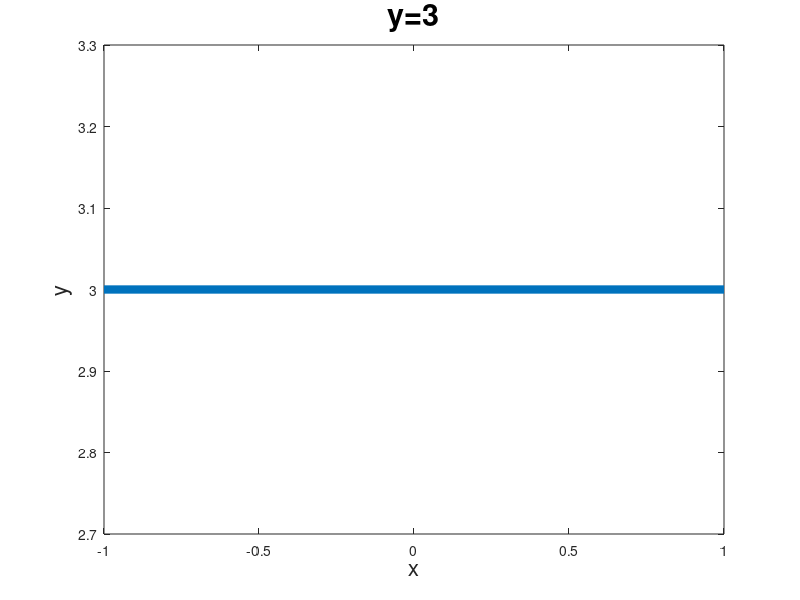
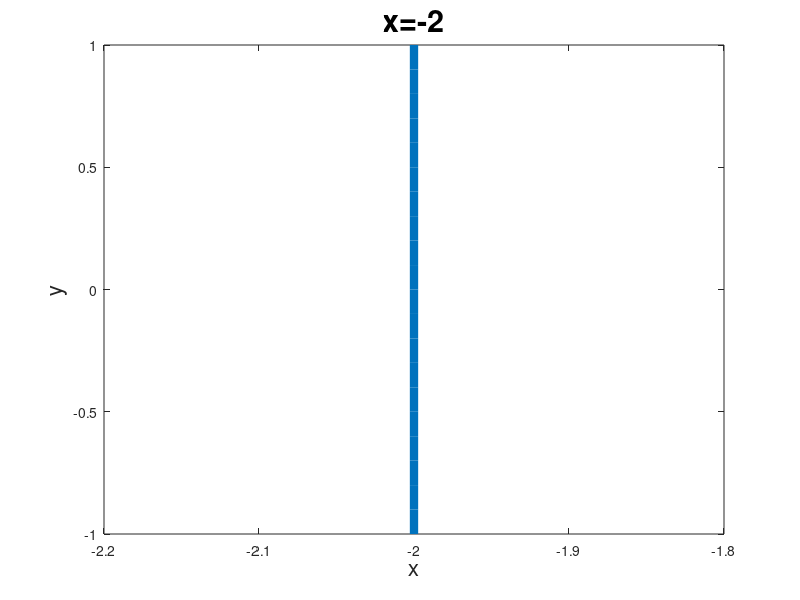
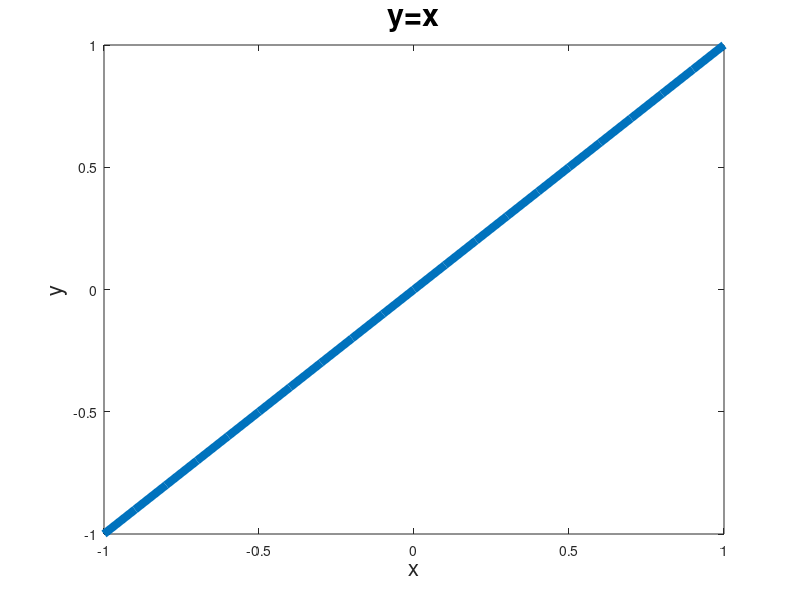
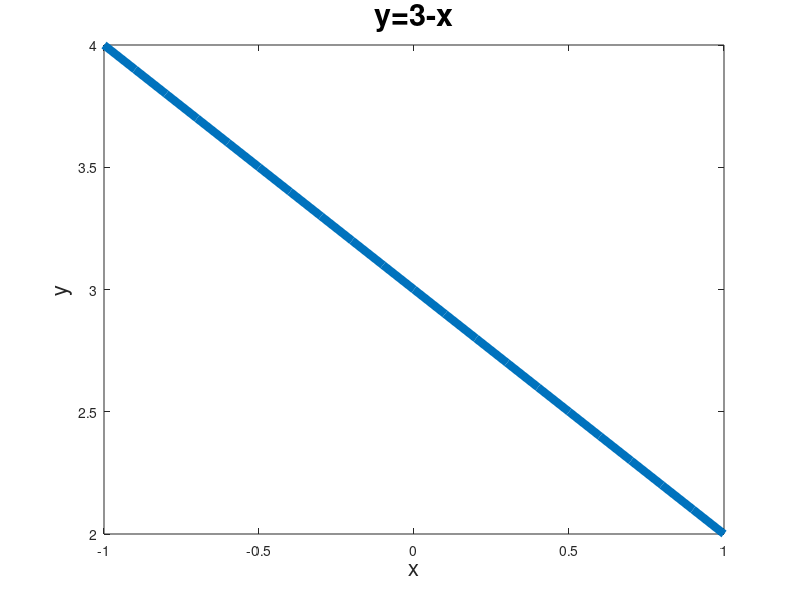

Recreate these plots in MATLAB, in order.
% ----------------------------------------------------
% Problem 1 - Plot the following on 2D plots
% ----------------------------------------------------
% a) y=3
figure;
x = -1:.1:1; y = zeros(length(x),1)+3;
plot(x,y,'Linewidth',6); title('y=3','Fontsize',22);
xlabel('x','Fontsize',16);ylabel('y','Fontsize',16);
saveas(gcf,'1a.png')
% b) x=-2
figure;
y = -1:.1:1; x = zeros(length(x),1)-2;
plot(x,y,'Linewidth',6); title('x=-2','Fontsize',22);
xlabel('x','Fontsize',16);ylabel('y','Fontsize',16);
saveas(gcf,'1b.png')
% c) y=x
figure;
x = -1:.1:1; y = x;
plot(x,y,'Linewidth',6); title('y=x','Fontsize',22);
xlabel('x','Fontsize',16);ylabel('y','Fontsize',16);
saveas(gcf,'1c.png')
% d) y=3-x
figure;
x = -1:.1:1; y = 3-x;
plot(x,y,'Linewidth',6); title('y=3-x','Fontsize',22);
xlabel('x','Fontsize',16);ylabel('y','Fontsize',16);
saveas(gcf,'1d.png')
% e) y=x^3
figure;
x = -1:.1:1; y = x.^3;
plot(x,y,'Linewidth',6); title('y=x^3','Fontsize',22);
xlabel('x','Fontsize',16);ylabel('y','Fontsize',16);
saveas(gcf,'1e.png')
% f) y=e^x
figure;
x = -1:.1:1; y = exp(x);
plot(x,y,'Linewidth',6); title('y=e^x','Fontsize',22);
xlabel('x','Fontsize',16);ylabel('y','Fontsize',16);
saveas(gcf,'1f.png')
% g) y=lnx
figure;
x = 0:.1:1; y = log(x); % Note log(x) = ln(x)
plot(x,y,'Linewidth',6); title('y=lnx','Fontsize',22);
xlabel('x','Fontsize',16);ylabel('y','Fontsize',16);
saveas(gcf,'1g.png')
% h) y=sqrt(x)
figure;
x = 0:.1:1; y = sqrt(x);
plot(x,y,'Linewidth',6); title('y=x^{1/2}','Fontsize',22);
xlabel('x','Fontsize',16);ylabel('y','Fontsize',16);
saveas(gcf,'1h.png')
% i) x=y^2
figure;
y = -1:.1:1; x = y.^2;
plot(x,y,'Linewidth',6); title('x=y^2','Fontsize',22);
xlabel('x','Fontsize',16);ylabel('y','Fontsize',16);
saveas(gcf,'1i.png')
% j) y=1/x
figure;
x = -1:.1:1; y = 1./x;
plot(x,y,'Linewidth',6); title('y=1/x','Fontsize',22);
xlabel('x','Fontsize',16);ylabel('y','Fontsize',16);
saveas(gcf,'1j.png')

% ----------------------------------------------------
% Problem 2 - Plot level curves of the following
% ----------------------------------------------------
zs = -3:3;
% a) z=y
figure;
x = -1:.1:1;
for z=zs
   y=zeros(1,length(x))+z;
   plot(x,y,'Linewidth',6);hold on;
end
title('z=y','Fontsize',22); 
xlabel('x','Fontsize',18);ylabel('y','Fontsize',18);
saveas(gcf,'2a.png')
% b) z=1-x-y
figure;
x = -1:.1:1;
for z=zs
   y=1-zeros(1,length(x))-z-x;
   plot(x,y,'Linewidth',6);hold on;
end
title('z=1-x-y','Fontsize',22); 
xlabel('x','Fontsize',18);ylabel('y','Fontsize',18);
saveas(gcf,'2b.png')
% c) z^2=x^2+y^2
figure;
x = -3:.00001:3;
for z=zs
   col = [rand(1),rand(1),rand(1)]; 
   % Plot top of circle
   y=sqrt((zeros(1,length(x))-z).^2-x.^2);
   y(real(y)==0)=NaN;
   plot(x,y,'Linewidth',6,'Color',col);hold on;
   % Plot bottom of circle
   y=-sqrt((zeros(1,length(x))-z).^2-x.^2);
   y(real(y)==0)=NaN;
   plot(x,y,'Linewidth',6,'Color',col);hold on;
end
title('z^2=x^2+y^2','Fontsize',22); 
xlabel('x','Fontsize',18);ylabel('y','Fontsize',18);
saveas(gcf,'2c.png')
% d) x^2+y^2+z^2=9
figure;
x = -3:.00001:3;
for z=zs
   col = [rand(1),rand(1),rand(1)];
   % Plot top of circle
   y=sqrt(9-(zeros(1,length(x))-z).^2-x.^2);
   y(real(y)==0)=NaN;
   plot(x,y,'Linewidth',6,'Color',col);hold on;
   % Plot bottom of circle
   y=-sqrt(9-(zeros(1,length(x))-z).^2-x.^2);
   y(real(y)==0)=NaN;
   plot(x,y,'Linewidth',6,'Color',col);hold on;
end
title('x^2+y^2+z^2=9','Fontsize',22); 
xlabel('x','Fontsize',18);ylabel('y','Fontsize',18);
saveas(gcf,'2d.png')






% ----------------------------------------------------
% Problem 3 - Plot the plane traces
% ----------------------------------------------------
% a) x+2y+3z=6
a = -1:.1:1; figure;
% Plot xy trace
x = a; y = (1/2)*(6-x);
subplot(1,3,1);
plot(x,y,'Linewidth',5);
title('xy Trace','Fontsize',18);
% Plot xz trace
x = a; z = (1/3)*(6-x);
subplot(1,3,2);
plot(x,z,'Linewidth',5);
title('xz Trace','Fontsize',18);
% Plot yz trace
y = a; z = (1/3)*(6-2*y);
subplot(1,3,3); 
plot(y,z,'Linewidth',5);
title('yz Trace','Fontsize',18);
set(gcf, 'Position', [100 200 600 200])
saveas(gcf,'3a.png');

% b) z=x^2+y^2
a = -1:.1:1; figure;
% Plot xy trace
x = 0; 
subplot(1,3,1);
plot(x,sqrt(-x.^2),'Linewidth',5);hold on;
plot(x,-sqrt(-x.^2),'Linewidth',5);
title('xy Trace','Fontsize',18);
% Plot xz trace
x = a; z = x.^2;
subplot(1,3,2);
plot(x,z,'Linewidth',5);
title('xz Trace','Fontsize',18);
% Plot yz trace
y = a; z = y.^2;
subplot(1,3,3); 
plot(y,z,'Linewidth',5);
title('yz Trace','Fontsize',18);
set(gcf, 'Position', [100 200 600 200])
saveas(gcf,'3b.png');

% c) z=y^2-x^2
a = -1:.1:1; figure;
% Plot xy trace
x = a;  
subplot(1,3,1);
plot(x,sqrt(x.^2),'Linewidth',5);hold on;
plot(x,-sqrt(x.^2),'Linewidth',5);
title('xy Trace','Fontsize',18);
% Plot xz trace
x = a; z = -x.^2;
subplot(1,3,2);
plot(x,z,'Linewidth',5);
title('xz Trace','Fontsize',18);
% Plot yz trace
y = a; z = y.^2;
subplot(1,3,3); 
plot(y,z,'Linewidth',5);
title('yz Trace','Fontsize',18);
set(gcf, 'Position', [100 200 600 200])
saveas(gcf,'3c.png');

% d) z^2=x^2+y^2
a = -1:.1:1; figure;
% Plot xy trace
x = a; 
subplot(1,3,1);
plot(0,0,'Linewidth',5);
title('xy Trace','Fontsize',18);
% Plot xz trace
x = a; 
subplot(1,3,2); 
plot(x,sqrt(x.^2), 'Linewidth',5); hold on;
plot(x,-sqrt(x.^2),'Linewidth',5);
title('xz Trace','Fontsize',18);
% Plot yz trace
y = a; z = y.^2;
subplot(1,3,3); 
plot(y,sqrt(y.^2), 'Linewidth',5); hold on;
plot(y,-sqrt(y.^2),'Linewidth',5);
title('yz Trace','Fontsize',18);
set(gcf, 'Position', [100 200 600 200])
saveas(gcf,'3d.png');


% ----------------------------------------------------
% Problem 4 - Plot the following on 3D plots
% ----------------------------------------------------
% a) y=3
figure;
[x,z] = meshgrid(-1:.1:1); y = zeros(size(x))+2;
surf(x,y,z); title('y=3','Fontsize',22);
xlabel('x','Fontsize',16);ylabel('y','Fontsize',16);
saveas(gcf,'4a.png')
% b) x=-2
figure;
[y,z] = meshgrid(-1:.1:1); x = zeros(size(x))-2;
surf(x,y,z); title('x=-2','Fontsize',22);
xlabel('x','Fontsize',16);ylabel('y','Fontsize',16);
saveas(gcf,'4b.png')
% c) y=x
figure;
[x,z] = meshgrid(-1:.1:1); y = x;
surf(x,y,z); title('y=x','Fontsize',22);
xlabel('x','Fontsize',16);ylabel('y','Fontsize',16);
saveas(gcf,'4c.png')
% d) y=3-x
figure;
[x,z] = meshgrid(-1:.1:1); y = 3-x;
surf(x,y,z); title('y=3-x','Fontsize',22);
xlabel('x','Fontsize',16);ylabel('y','Fontsize',16);
saveas(gcf,'4d.png')
% e) y=x^3
figure;
[x,z] = meshgrid(-1:.1:1); y = x.^3;
surf(x,y,z); title('y=x^3','Fontsize',22);
xlabel('x','Fontsize',16);ylabel('y','Fontsize',16);
saveas(gcf,'4e.png')
% f) y=e^x
figure;
[x,z] = meshgrid(-1:.1:1); y = exp(x);
surf(x,y,z); title('y=e^x','Fontsize',22);
xlabel('x','Fontsize',16);ylabel('y','Fontsize',16);
saveas(gcf,'4f.png')
% g) y=lnx
figure;
[x,z] = meshgrid(0:.05:1); y = log(x); % Note log(x) = ln(x)
surf(x,y,z); title('y=lnx','Fontsize',22);
xlabel('x','Fontsize',16);ylabel('y','Fontsize',16);
saveas(gcf,'4g.png')
% h) y=sqrt(x)
figure;
[x,z] = meshgrid(0:.05:1); y = sqrt(x);
surf(x,y,z); title('y=x^{1/2}','Fontsize',22);
xlabel('x','Fontsize',16);ylabel('y','Fontsize',16);
saveas(gcf,'4h.png')
% i) x=y^2
figure;
[y,z] = meshgrid(-1:.1:1); x = y.^2;
surf(x,y,z); title('x=y^2','Fontsize',22);
xlabel('x','Fontsize',16);ylabel('y','Fontsize',16);
saveas(gcf,'4i.png')
% j) y=1/x
figure;
[x,z] = meshgrid(-1:.1:1); y = 1./x;
surf(x,y,z); title('y=1/x','Fontsize',22);
xlabel('x','Fontsize',16);ylabel('y','Fontsize',16);
saveas(gcf,'4j.png')
% k) x^2+y^2+z^2=4
figure;
[r,theta] = meshgrid(0:.1:2,0:.1:2*pi); % Polar coords
x = r.*cos(theta); y = r.*sin(theta);
surf(x,y,real(sqrt(4-x.^2-y.^2)));hold on;
surf(x,y,-real(sqrt(4-x.^2-y.^2))); title('x^2+y^2+z^2=4','Fontsize',22);
xlabel('x','Fontsize',16);ylabel('y','Fontsize',16);
saveas(gcf,'4k.png')
% l) x+2y+3z=6
figure;
[x,y] = meshgrid(-1:.1:1);
z = (1/3)*(6-2*y-x);
surf(x,y,z); title('x+2y+3z=6','Fontsize',22);
xlabel('x','Fontsize',16);ylabel('y','Fontsize',16);
saveas(gcf,'4l.png')
% m) z=x^2+y^2
figure;
[x,y] = meshgrid(-1:.1:1);
z = x.^2+y.^2;
surf(x,y,z); title('z=x^2+y^2','Fontsize',22);
xlabel('x','Fontsize',16);ylabel('y','Fontsize',16);
saveas(gcf,'4m.png')
% n) z^2=x^2+y^2
figure;
[r,theta] = meshgrid(0:.1:1,0:.1:2.1*pi); % Polar coords
x = r.*cos(theta); y = r.*sin(theta);
surf(x,y,real(sqrt(x.^2+y.^2)));hold on;
surf(x,y,-real(sqrt(x.^2+y.^2))); title('z^2=x^2+y^2','Fontsize',22);
xlabel('x','Fontsize',16);ylabel('y','Fontsize',16);
saveas(gcf,'4n.png')
% o) z^2=x^2+y^2-1
figure;
[r,theta] = meshgrid(0:.1:3,0:.1:2.1*pi); % Polar coords
x = r.*cos(theta); y = r.*sin(theta);
surf(x,y,real(sqrt(x.^2+y.^2-1)));hold on;
surf(x,y,-real(sqrt(x.^2+y.^2-1))); title('z^2=x^2+y^2-1','Fontsize',22);
xlabel('x','Fontsize',16);ylabel('y','Fontsize',16);
saveas(gcf,'4o.png')
% p) z^2=x^2+y^2+1
figure;
[r,theta] = meshgrid(0:.1:4,0:.1:2.1*pi); % Polar coords
x = r.*cos(theta); y = r.*sin(theta);
surf(x,y,real(sqrt(x.^2+y.^2+1)));hold on;
surf(x,y,-real(sqrt(x.^2+y.^2+1))); title('z^2=x^2+y^2+1','Fontsize',22);
xlabel('x','Fontsize',16);ylabel('y','Fontsize',16);
saveas(gcf,'4p.png')
% q) z=y^2-x^2
figure;
[x,y] = meshgrid(-1:.1:1);
z = y.^2-x.^2;
surf(x,y,z); title('z=y^2-x^2','Fontsize',22);
xlabel('x','Fontsize',16);ylabel('y','Fontsize',16);
saveas(gcf,'4q.png')


% ----------------------------------------------------
% Problem 5 - Revolve around axes
% ----------------------------------------------------
% a)i) y=ln(x-1)
figure;
[x,t] = meshgrid(1.1:.1:3,0:.1:2.1*pi);
y = log(x-1).*sin(t);
z = log(x-1).*cos(t);
surf(x,y,z); hold on;
[x,~] = meshgrid(1.1:.1:3);
surf(x,log(x-1),zeros(size(x))); 
title('Problem 5a','Fontsize',18);xlabel('x','Fontsize',16);
ylabel('y','Fontsize',16);zlabel('z','Fontsize',16);

% a)ii) x=e^y+1
figure;
[y,t] = meshgrid(1.1:.1:3,0:.1:2.1*pi);
x = (exp(y)+1).*sin(t);
z = (exp(y)+1).*cos(t);
surf(x,y,z); hold on;
[y,~] = meshgrid(1.1:.1:3);
surf(exp(y)+1,y,zeros(size(y))); 
title('Problem 5a','Fontsize',18);xlabel('x','Fontsize',16);
ylabel('y','Fontsize',16);zlabel('z','Fontsize',16);

% b)i) z=sin(x)
figure;
[x,t] = meshgrid(1.1:.1:3,0:.1:2.1*pi);
y = sin(x).*sin(t);
z = sin(x).*cos(t);
surf(x,y,z); hold on;
[x,~] = meshgrid(1.1:.1:3);
surf(x,zeros(size(x)),sin(x)); 
title('Problem 5b i','Fontsize',18);xlabel('x','Fontsize',16);
ylabel('y','Fontsize',16);zlabel('z','Fontsize',16);

% b)ii) x=acos(z)
figure;
[y,t] = meshgrid(1.1:.1:3,0:.1:2.1*pi);
x = (exp(y)+1).*sin(t);
z = (exp(y)+1).*cos(t);
surf(x,y,z); hold on;
[y,~] = meshgrid(1.1:.1:3);
surf(exp(y)+1,y,zeros(size(y))); 
title('Problem 5a','Fontsize',18);xlabel('x','Fontsize',16);
ylabel('y','Fontsize',16);zlabel('z','Fontsize',16);
